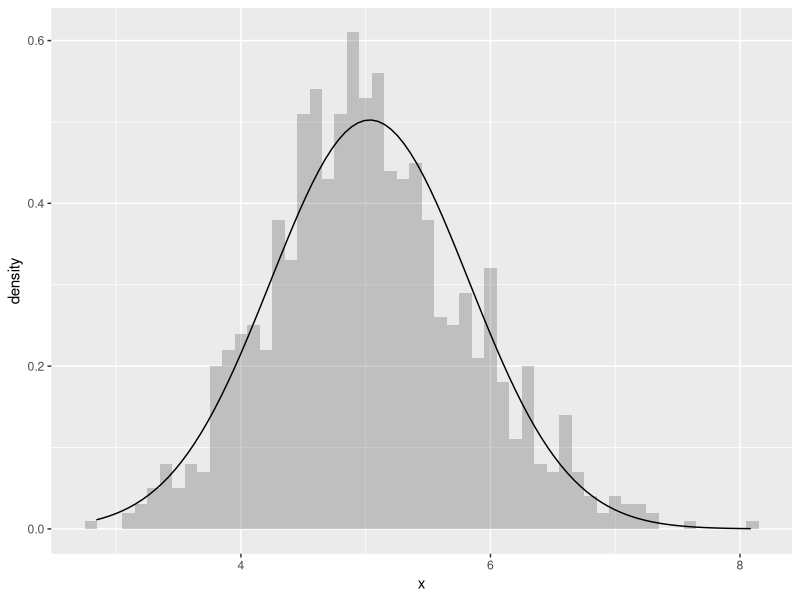
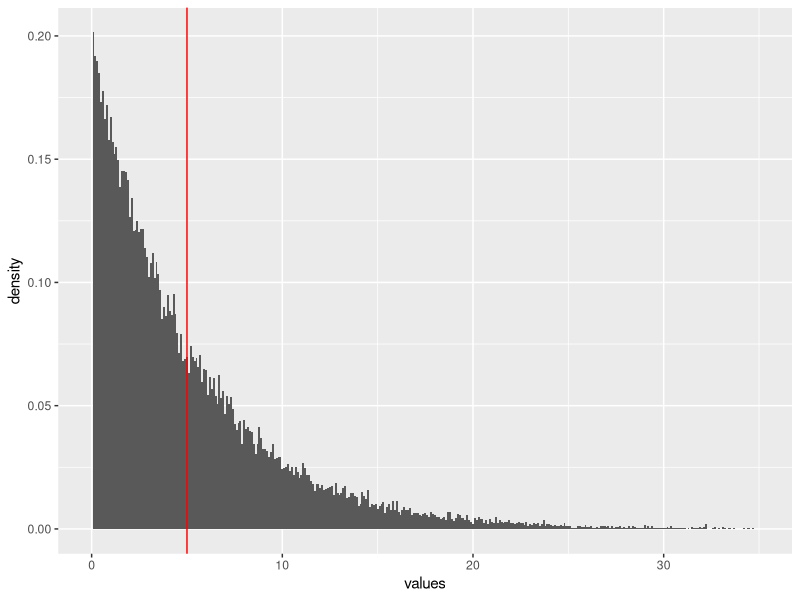

Write the R code that produced these figures, in order.
## Generate samples 
nosim <- 1000 # number simulations
n <- 40
lambda <- 0.2 

m.dist <- 1/lambda
sd.dist <- 1/lambda

ALL <- rexp(nosim*n, lambda)
MEAN <- matrix(ALL, nosim)

means <- apply(MEAN, 1, mean)

m.all <- mean(ALL)
m.means <- mean(means)

sd.all <- sd(ALL)
sd.n <- sd.all/sqrt(n)
sd.means <- sd(means)

library(ggplot2)

DF <- data.frame(x=means)
ggplot(DF, aes(x=x)) + geom_histogram(alpha=0.3,binwidth=.1, aes(y= ..density..)) + stat_function(fun=dnorm, args=list(mean=m.means, sd=sd.means)) 

DF.ALL <- data.frame(values=ALL)
ggplot(DF.ALL, aes(x=values)) + geom_histogram(binwidth=.1, aes(y= ..density..)) + xlim(0, 35) + geom_vline(aes(xintercept=5), colour="red")
